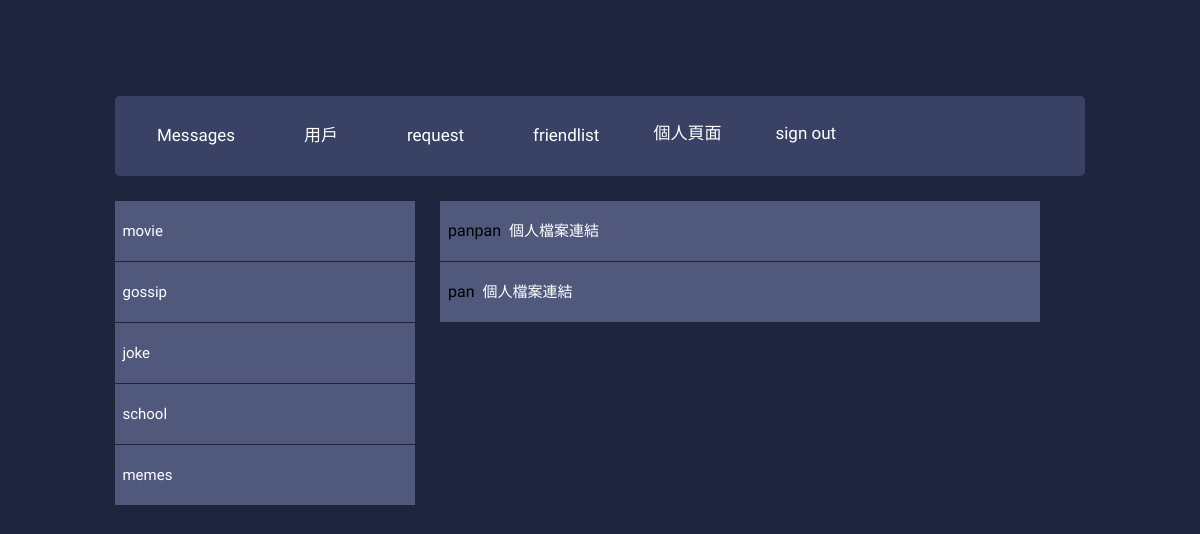
The app's page /finalproject/pancebook/dist/invite.php, older data.
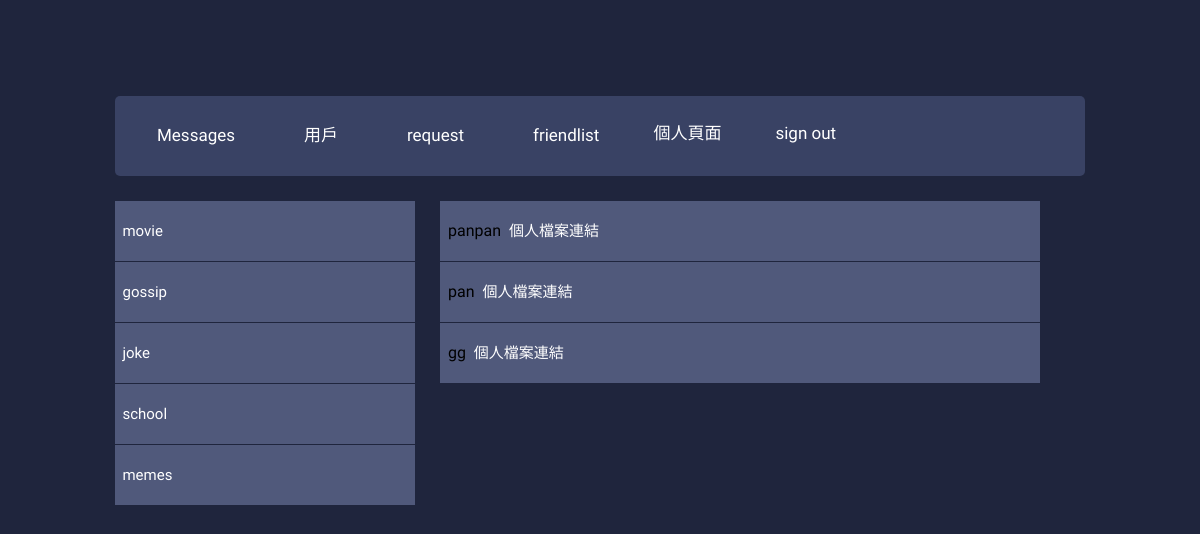
The same page, newer data.
### tables this page shows
CREATE TABLE `dz_board` (
  `id` int(11) NOT NULL,
  `name` varchar(64) DEFAULT NULL
);

CREATE TABLE `users` (
  `id` int(11) NOT NULL,
  `username` varchar(255) NOT NULL,
  `realName` varchar(255) NOT NULL,
  `birth` date DEFAULT NULL,
  `age` int(255) NOT NULL,
  `password` varchar(255) NOT NULL,
  `image` text NOT NULL,
  `profile` text NOT NULL,
  `adminControl` tinyint(4) NOT NULL DEFAULT 0
);

### finalproject/pancebook/dist/invite.php (the view, shortened to what this page needs)
<!DOCTYPE html>
<html lang="en">
<head>
    <link rel="stylesheet" href="https://cdnjs.cloudflare.com/ajax/libs/jquery-modal/0.9.1/jquery.modal.min.css" />
    <link rel="stylesheet" href="css/stylei.css">
</head>
<body>
    <body>
        <div class="main-container">
            <header class="block">
                <ul class="header-menu horizontal-list">
                    <li>
                        <a class="header-menu-tab" href="#3"><span class="icon fontawesome-envelope scnd-font-color"></span>Messages</a>
                    </li>
                    <li>
                        <a class="header-menu-tab" href="invite.php?&id=<?php echo $_GET['id']; ?>"><span class="icon fontawesome-user scnd-font-color"></span>用戶</a>
                    </li>
                    <li>
                        <a class="header-menu-tab" href="request.php?&id=<?php echo $_GET['id']; ?>"><span class="icon fontawesome-star-empty scnd-font-color"></span>request</a>
                    </li>
                    <li>
                        <a class="header-menu-tab" href="friendlist.php?&id=<?php echo $_GET['id']; ?>"><span class="icon fontawesome-star-empty scnd-font-color"></span>friendlist</a>
                    </li>
                    <li>
                        <a class="header-menu-tab" href="profile.php?&id=<?php echo $_SESSION['id']; ?>"><span></span>個人頁面</a>
                    </li>
                    <li>
                        <a class="header-menu-tab" href="logout.php"><span></span>sign out</a>
                    </li>
                </ul>
            </header>
            <div class="left-container container">
                <div>
                    <?php
                    include("includes/pdoInc.php");
                    echo '<ul>';
                    $stmt = $dbh->prepare("SELECT * from dz_board");
                    $stmt->execute();
                    while (($row = $stmt->fetch(PDO::FETCH_ASSOC))) {
                        echo ' <li>
                            <a class="menu-box-tab" href="viewboard.php?&id=' . $row['id'] . '" style="background: #50597b;"><span>&nbsp </span>' . $row["name"] . '</a>
                        </li> ';
                    }
                    ?>
                    </ul>
                </div>
            </div>
            <div class="middle-container container" style="width: 600px;height: 190px;">
                <?php
                $stmt = $dbh->prepare("SELECT *
                FROM users");
                $stmt->execute();
                while (($row = $stmt->fetch(PDO::FETCH_ASSOC))) {
                    echo '<label class="menu-box-tab" " style=" background: #50597b;">&nbsp;&nbsp;' . $row['username'] .
                        '&nbsp
                        <a href="profile.php?id=' . $row['id'] . '">個人檔案連結</a>' .
                        '</label>';
                }
                ?>
            </div>
        </div>
    </body>
</body>
</html>

Row changes from the older to the newer data that the page shows:
added users: username "gg"
